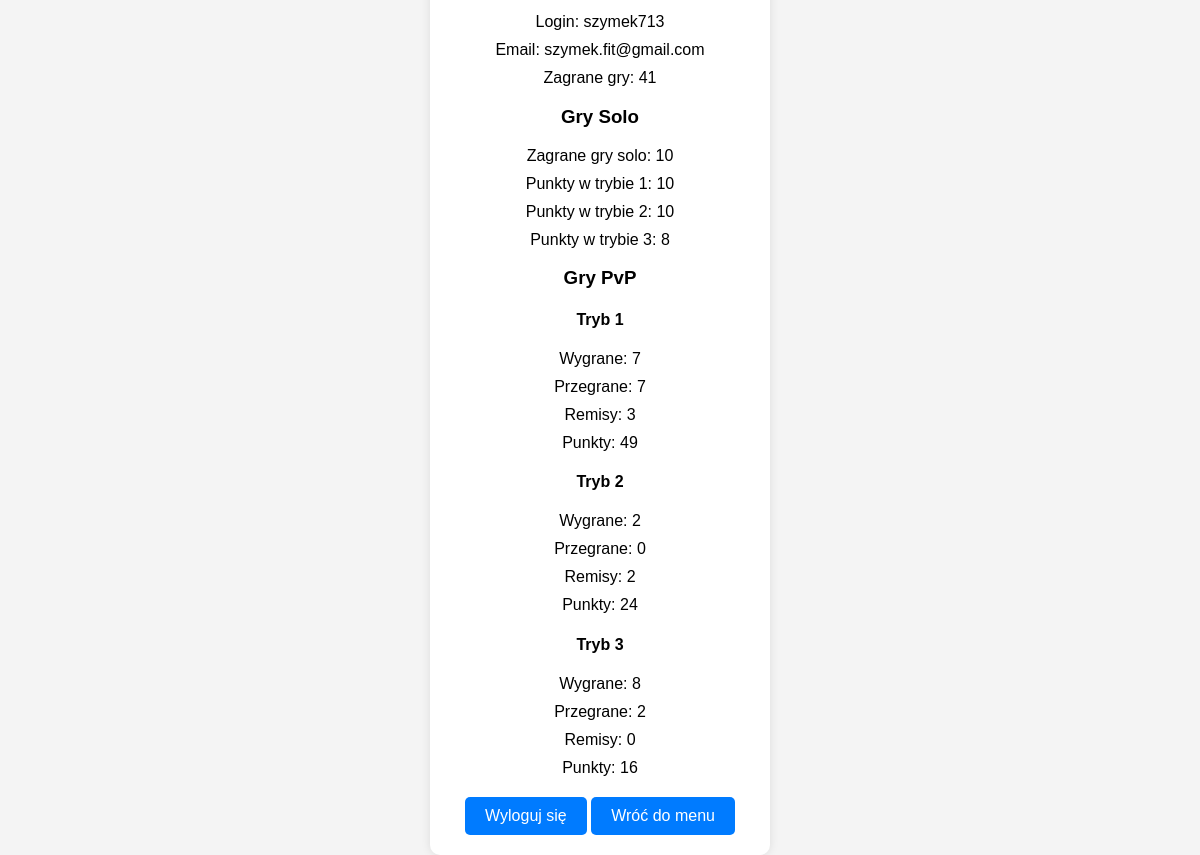
Before: /profile/ (signed in) with the older database file.
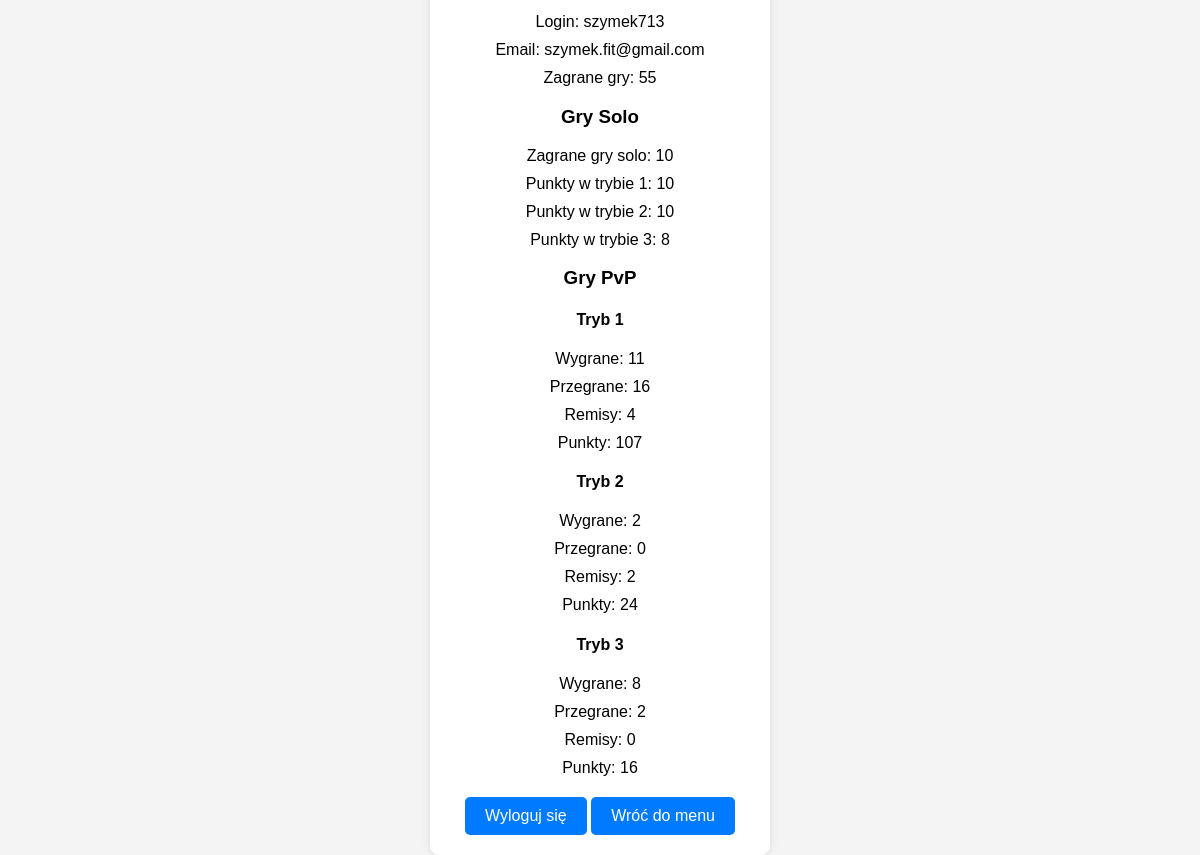
After: the same page with the newer database file.
### my_quiz_app/python_django/profiles/models.py (models this page shows, shortened)
class UserProfile(models.Model):
    user = models.OneToOneField(settings.AUTH_USER_MODEL, on_delete=models.CASCADE)
    pvp_wins_mode1 = models.IntegerField(default=0)
    pvp_wins_mode2 = models.IntegerField(default=0)
    pvp_wins_mode3 = models.IntegerField(default=0)
    pvp_losses_mode1 = models.IntegerField(default=0)
    pvp_losses_mode2 = models.IntegerField(default=0)
    pvp_losses_mode3 = models.IntegerField(default=0)
    pvp_draws_mode1 = models.IntegerField(default=0)
    pvp_draws_mode2 = models.IntegerField(default=0)
    pvp_draws_mode3 = models.IntegerField(default=0)
    solo_games_played = models.IntegerField(default=0)
    email = models.EmailField()
    solo_points_mode1 = models.IntegerField(default=0)
    solo_points_mode2 = models.IntegerField(default=0)
    solo_points_mode3 = models.IntegerField(default=0)
    pvp_points_mode1 = models.IntegerField(default=0)
    pvp_points_mode2 = models.IntegerField(default=0)
    pvp_points_mode3 = models.IntegerField(default=0)

### my_quiz_app/python_django/profiles/views.py (the view)
# urls.py: path('', views.profile, name='profile'),  # To jest widok HTML
@login_required
def profile(request):
    profile = request.user.userprofile
    total_games = (
        profile.pvp_wins_mode1 + profile.pvp_losses_mode1 + profile.pvp_draws_mode1 +
        profile.pvp_wins_mode2 + profile.pvp_losses_mode2 + profile.pvp_draws_mode2 +
        profile.pvp_wins_mode3 + profile.pvp_losses_mode3 + profile.pvp_draws_mode3 + profile.solo_games_played
    )  # Obliczenie liczby zagranych gier
    return render(request, 'profiles/profile.html', {'profile': profile, 'total_games': total_games})

### my_quiz_app/python_django/profiles/templates/profiles/profile.html (shortened to what this page needs)
<!DOCTYPE html>
<html lang="en">
<head>
</head>
<body>
    <div class="profile-container">
        <p>Login: {{ request.user.username }}</p>
        <p>Email: {{ request.user.email }}</p>
        <p>Zagrane gry: {{ total_games }}</p>
        <h3>Gry Solo</h3>
        <p>Zagrane gry solo: {{ profile.solo_games_played }}</p>
        <p>Punkty w trybie 1: {{ profile.solo_points_mode1 }}</p>
        <p>Punkty w trybie 2: {{ profile.solo_points_mode2 }}</p>
        <p>Punkty w trybie 3: {{ profile.solo_points_mode3 }}</p>
        <h3>Gry PvP</h3>
        <h4>Tryb 1</h4>
        <p>Wygrane: {{ profile.pvp_wins_mode1 }}</p>
        <p>Przegrane: {{ profile.pvp_losses_mode1 }}</p>
        <p>Remisy: {{ profile.pvp_draws_mode1 }}</p>
        <p>Punkty: {{ profile.pvp_points_mode1 }}</p>
        <h4>Tryb 2</h4>
        <p>Wygrane: {{ profile.pvp_wins_mode2 }}</p>
        <p>Przegrane: {{ profile.pvp_losses_mode2 }}</p>
        <p>Remisy: {{ profile.pvp_draws_mode2 }}</p>
        <p>Punkty: {{ profile.pvp_points_mode2 }}</p>
        <h4>Tryb 3</h4>
        <p>Wygrane: {{ profile.pvp_wins_mode3 }}</p>
        <p>Przegrane: {{ profile.pvp_losses_mode3 }}</p>
        <p>Remisy: {{ profile.pvp_draws_mode3 }}</p>
        <p>Punkty: {{ profile.pvp_points_mode3 }}</p>
        <a class="button" href="{% url 'account_logout' %}">Wyloguj się</a>
        <a class="button" href="{% url 'menu' %}">Wróć do menu</a>
    </div>
</body>
</html>

Changed rows visible on the page:
changed UserProfile: pvp_wins_mode1 "7" → "11"; pvp_losses_mode1 "7" → "16"; pvp_draws_mode1 "3" → "4"; pvp_points_mode1 "49" → "107"
Other visible differences:
{{ total_games }}: "41" → "55"
